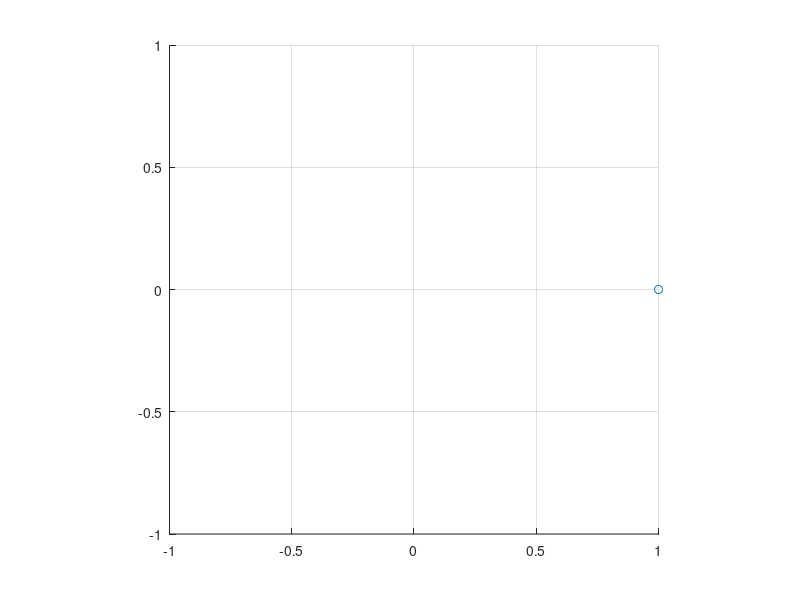

The MATLAB source for this figure: (Note: this script raises an error after producing the figure.)
% ================= polarization =============
clear;clc;close;
w = 5;
t = 0:0.1:10;
x = cos(w*t);
y = sin(w*t);
% plot(x,y);

figure(1);
for n = 1:length(t)
   scatter3(x(n),y(n),t(n));
%    plot3(x(n),y(n),t(n));
   hold on;
   axis equal;
   axis([ -1 1  -1 1 0 10]);
%    axis([ -10 10  -10 10 0 10]);
   view(2);
   frame = getframe(gcf); % 制作gif方法
    img =  frame2im(frame);
    [img,cmap] = rgb2ind(img,256);
    if n == 1
        imwrite(img,cmap,'lpolarization.gif','gif','LoopCount',Inf,'DelayTime',0.1);
    else
        imwrite(img,cmap,'lpolarization.gif','gif','WriteMode','append','DelayTime',0.1);
    end
end



% plot3(x,y,t);
